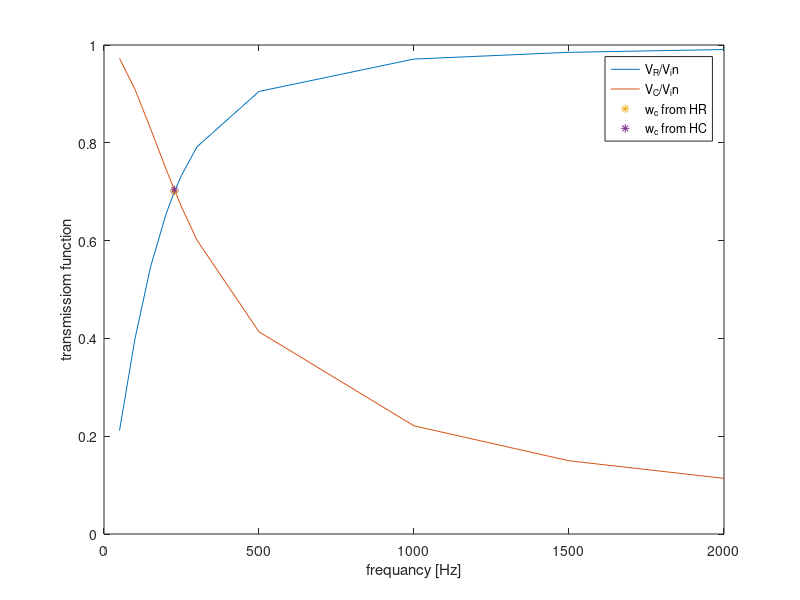

The MATLAB script that drew this image: (Note: this script raises an error after producing the figure.)
%% EX3post4C

%% 2.1
f=[50,100,150,200,227,250,300,500,1000,1500,2000];%[Hz]

Vin_a=[210.9,211.5,211.3,211.0,211.2,211.2,211.1,210.9,210.5,210.5,210.3]; %[mV]
VR=[44.63,84.48,115.32,138.0,147.9,154.91,167.17,190.87,204.45,207.35,208.36];%[mV]
HR=VR./Vin_a;

Vin_b=[211.4,211.5,211.3,211.2,211.1,211,211.1,210.7,210.4,210.3,210.3];%[mV]
Vc=[205.67,192.32,175.21,157.65,148.56,141.15,126.85,87.13,46.54,31.5,23.93];%[mV]
HC=Vc./Vin_b;

% finding the resonance frequency from HR
A1=min(abs(HR-((1/sqrt(2))*max(HR))));
B1=find(abs(HR-((1/sqrt(2))*max(HR)))==A1);
disp(f(B1));
% finding the resonance frequency from HC
A=min(abs(HC-((1/sqrt(2))*max(HC))));
B=find(abs(HC-((1/sqrt(2))*max(HC)))==A);
disp(f(B));

%plotting the frequency responses 
figure
plot(f,HR);
hold on
plot(f,HC);
plot(f(B),HR(B),'*');
plot(f(B),HC(B),'*');
xlabel('frequancy [Hz]');
ylabel('transmissiom function');
legend('V_R/V_in','V_C/V_in','w_c from HR','w_c from HC');

%% 2.2 
% reading result data from excel sheet
info = readtable('lab_3.xlsx');
%inserting data vectors
f = info.f;
V_in_R = info.V_in_R;
V_in_L = info.V_in_L;
V_R = info.V_R;
V_L = info.V_L;
H_R = V_R./V_in_R;
H_L = V_L./V_in_L;
%plotting the frequency responses of the ressistor and the inductor
figure;
loglog(f,H_R)
xlabel('frequency [Hz]')
ylabel('Amplitude')
title('The frequrency response of the ressistor in RL circuit')
figure;
loglog(f,H_L)
xlabel('frequency [Hz]')
ylabel('Amplitude')
title('The frequrency response of the inductor in RL circuit')
% the ressonance frequency for both circuits


%% 2.3

%for R1=7071
Vin_1=[209.43,209.76,209.71,209.83,209.9,209.9,210,210.17,210.5]; %[mV]
VR_1=[195.74,195.74,194.6,182.54,176.13,171.6,164.83,149.43,109.21]; %[mV]
f_1=[50,250,500,1000,1125,1200,1300,1500,2000]; %[Hz]

HR_1=VR_1./Vin_1;
%plotting the frequency responses 
figure
plot(f_1,HR_1);
xlabel('frequancy [Hz]');
ylabel('transmissiom function');


%for R2=28284
Vin_2=[211.12,211.39,211.36,210.83,210.6,210.4,209.95,209.25,210.71]; %[mV]
VR_2=[207.57,212.2,227.31,309.6,349.13,377.93,420.81,488.27,270.13]; %[mV]
f_2=[50,250,500,1000,1125,1200,1300,1500,2000]; %[Hz]

HR_2=VR_2./Vin_2;
%plotting the frequency responses 
figure
plot(f_2,HR_2);
xlabel('frequancy [Hz]');
ylabel('transmissiom function');

%for R3=141420
Vin_3=[211.31,211.36,211.73,211.43,211.39,211.19,210.73,209.4,205.8]; %[mV]
VR_3=[210.83,215.32,233.61,342.13,408.48,466.7,582.42,788.9,11112.5]; %[mV]
f_3=[50,250,500,1000,1125,1200,1300,1500,2000]; %[Hz]

HR_3=VR_3./Vin_3;
%plotting the frequency responses 
figure
plot(f_3,HR_3);
xlabel('frequancy [Hz]');
ylabel('transmissiom function');

%for R4=1414
Vin_4=[208,208,209,209,209,209,210,210,211,211,212,211,211]; %[mV]
VR_4=[109,101,93,89,85,81,78,64,52,43,23,15,11]; %[mV]
f_4=[50,100,140,160,180,200,220,300,400,500,1000,1500,2000]; %[Hz]

HR_4=VR_4./Vin_4;
%plotting the frequency responses 
figure
plot(f_4,HR_4);
xlabel('frequancy [Hz]');
ylabel('transmissiom function');

% calculate alpha:
A=(1/sqrt(2))*max(HR_2);
x=[50 2000];
y=[A A];

figure
plot(f_2,HR_2);
hold on
line(x,y,'color','r');
grid on
grid minor
xlabel('frequancy [Hz]');
ylabel('transmissiom function');


